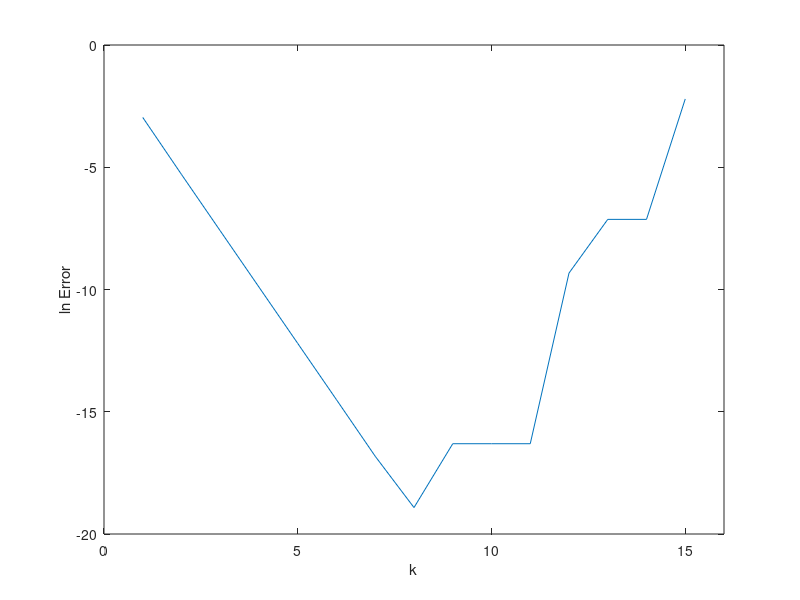

This chart was generated by the following MATLAB code:
%computes f(x)=(e^x-1)/x for x=10^(-k), k=1,...,15
k=1:1:15;
x=10.^(-k);
f=(e.^x-1)./x;
exact=1;
err=abs(f-exact);
plot(k,log(err))
axis([0,16,-20,0])
xlabel('k')
ylabel('ln Error')
